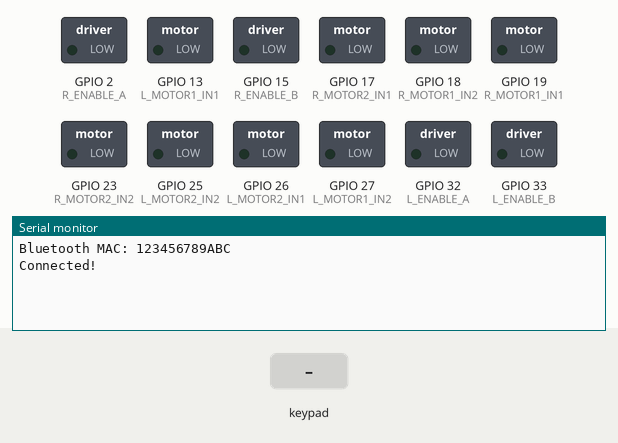
Recording of a sketch running on a simulated ESP32. Shown: switched loads named in the sketch (green lamp = pin HIGH), the last lines printed to the serial monitor. The inputs (shaded band) are chosen by the test bench. Nothing arrives over Bluetooth unless stated.

Above: at 1.7 s.
1.8 s: key 'U' pressed
At 2.6 s:
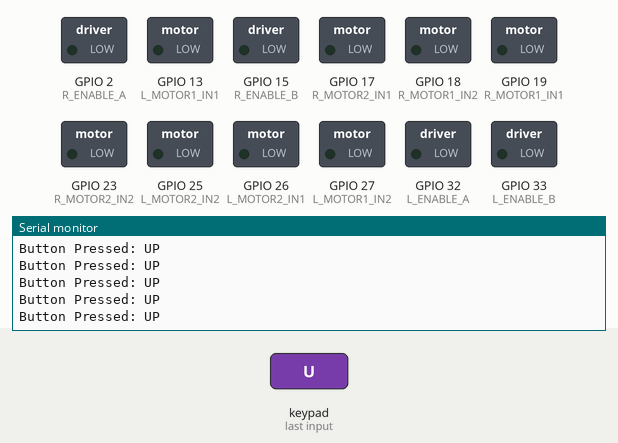
3.3 s: key 'D' pressed
At 4.5 s:
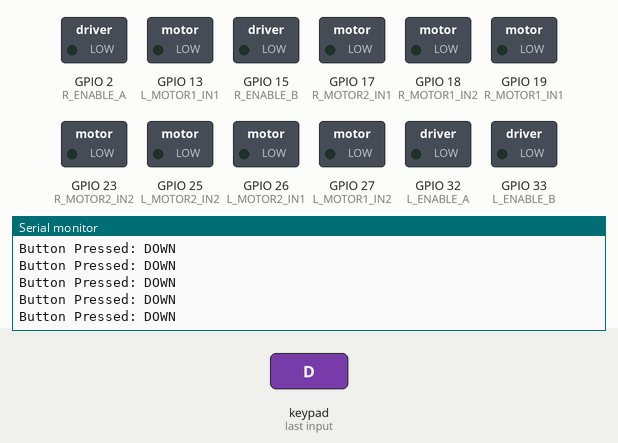
4.8 s: key 'L' pressed
At 6.1 s:
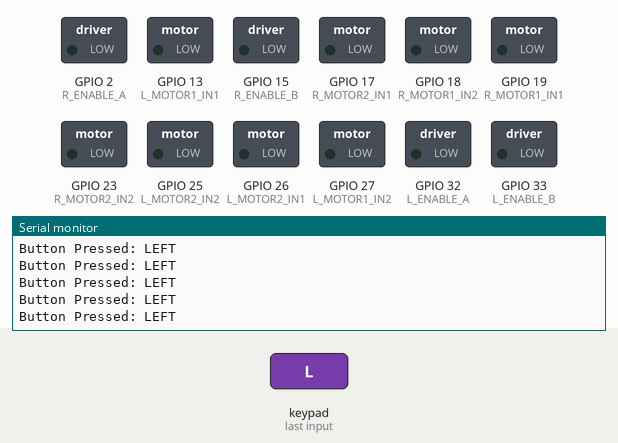

Measured:
- after the input at 1.8 s, the serial monitor: prints a new line at once (image 1)
- after the input at 3.3 s, the serial monitor: prints a new line at once (image 2)
- after the input at 4.8 s, the serial monitor: prints a new line at once (image 3)

The sketch:

SkidSteer_ESP32_L293D.ino
```cpp
/*
Barebones example for L293D skid steer ESP32-Wroom rover.
this code is not compatible with the ESP32_4x4_Rover project.
This was a proof of concept with off the shelf parts; uses different motor driver.
*/

#include <PS4Controller.h>
//#include "esp_bt_device.h"
//ESP32 wroom32 with two L293D motor drivers.
#define DEADZONE 15  // ← change this to widen or shrink the deadzone
/*
       FRONT
 ┌──────────────┐
 │  ◄ L1   R1 ► │
 |              |
 |              |
 │  ◄ L2   R2 ► │
 └──────────────┘
       BACK
*/

// Skid Steer Drive output assignments
#define L_MOTOR1_IN1 13   //(Front Left) M1
#define L_MOTOR1_IN2 27   //(Front Left)
#define L_MOTOR2_IN1 26   //(Rear Left) M2
#define L_MOTOR2_IN2 25   //(Rear Left)
#define L_ENABLE_A 32
#define L_ENABLE_B 33

#define R_MOTOR1_IN1 19    //(Front Right) M3
#define R_MOTOR1_IN2 18   //(Front Right)
#define R_MOTOR2_IN1 17   //(Rear Right) M4
#define R_MOTOR2_IN2 23   //(Rear Right)
#define R_ENABLE_A 2
#define R_ENABLE_B 15

unsigned long lastTimeStamp = 0;
int lastLX = 0, lastLY = 0, lastRX = 0, lastRY = 0;

void setup() {
  Serial.begin(115200);
  delay(500);
  //=========Get Bluetooth mac================

  Serial.print("Bluetooth MAC: ");
  Serial.println(ESP.getEfuseMac(), HEX);

  PS4.begin("8C:28:F6:BF:71:3C"); //change this for your setup!
  PS4.attach(notify);
  PS4.attachOnConnect(onConnect);
  PS4.attachOnDisconnect(onDisConnect);

  pinMode(L_MOTOR1_IN1, OUTPUT);
  pinMode(L_MOTOR1_IN2, OUTPUT);
  pinMode(L_MOTOR2_IN1, OUTPUT);
  pinMode(L_MOTOR2_IN2, OUTPUT);
  pinMode(L_ENABLE_A, OUTPUT);
  pinMode(L_ENABLE_B, OUTPUT);

  pinMode(R_MOTOR1_IN1, OUTPUT);
  pinMode(R_MOTOR1_IN2, OUTPUT);
  pinMode(R_MOTOR2_IN1, OUTPUT);
  pinMode(R_MOTOR2_IN2, OUTPUT);
  pinMode(R_ENABLE_A, OUTPUT);
  pinMode(R_ENABLE_B, OUTPUT);
}

void loop() {
  delay(100);
}

// 🟡 Apply deadzone to joystick input
int applyDeadzone(int value) {
  return (abs(value) < DEADZONE) ? 0 : value;
}

void notify() {
  if (millis() - lastTimeStamp > 50) {
    int lxRaw = PS4.LStickX();
    int lyRaw = PS4.LStickY();
    int rxRaw = PS4.RStickX();
    int ryRaw = PS4.RStickY();

    int lx = applyDeadzone(lxRaw);
    int ly = applyDeadzone(lyRaw);
    int rx = applyDeadzone(rxRaw);
    int ry = applyDeadzone(ryRaw);

    if (lx != lastLX || ly != lastLY || rx != lastRX || ry != lastRY) {
      Serial.println("Joystick Movement:");
      Serial.printf("  LStick: X=%d, Y=%d\n", lx, ly);
      Serial.printf("  RStick: X=%d, Y=%d\n", rx, ry);
      lastLX = lx;
      lastLY = ly;
      lastRX = rx;
      lastRY = ry;
    }

    // Button presses
    if (PS4.Square())    Serial.println("Button Pressed: SQUARE");
    if (PS4.Cross())     Serial.println("Button Pressed: CROSS");
    if (PS4.Circle())    Serial.println("Button Pressed: CIRCLE");
    if (PS4.Triangle())  Serial.println("Button Pressed: TRIANGLE");
    if (PS4.Up())        Serial.println("Button Pressed: UP");
    if (PS4.Down())      Serial.println("Button Pressed: DOWN");
    if (PS4.Left())      Serial.println("Button Pressed: LEFT");
    if (PS4.Right())     Serial.println("Button Pressed: RIGHT");
    if (PS4.L1())        Serial.println("Button Pressed: L1");
    if (PS4.R1())        Serial.println("Button Pressed: R1");
    if (PS4.L2())        Serial.println("Button Pressed: L2");
    if (PS4.R2())        Serial.println("Button Pressed: R2");
    if (PS4.Share())     Serial.println("Button Pressed: SHARE");
    if (PS4.Options())   Serial.println("Button Pressed: OPTIONS");
    if (PS4.PSButton())  Serial.println("Button Pressed: PS");
    if (PS4.Touchpad())  Serial.println("Button Pressed: TOUCHPAD");

    // 🟢 Control motors
    int forward = ly;  // ← Inversion removed here (was: -ly)
    int turn = rx;
    int leftSpeed = constrain(forward + turn, -255, 255);
    int rightSpeed = constrain(forward - turn, -255, 255);

    leftSpeed *= 2;
    rightSpeed *= 2;

    setMotor(L_MOTOR1_IN1, L_MOTOR1_IN2, L_ENABLE_A, leftSpeed);
    setMotor(L_MOTOR2_IN1, L_MOTOR2_IN2, L_ENABLE_B, leftSpeed);
    setMotor(R_MOTOR1_IN1, R_MOTOR1_IN2, R_ENABLE_A, rightSpeed);
    setMotor(R_MOTOR2_IN1, R_MOTOR2_IN2, R_ENABLE_B, rightSpeed);

    lastTimeStamp = millis();
  }
}

void setMotor(int in1, int in2, int pwmPin, int speed) {
  speed = constrain(speed, -255, 255);
  if (speed > 0) {
    digitalWrite(in1, HIGH);
    digitalWrite(in2, LOW);
  } else if (speed < 0) {
    digitalWrite(in1, LOW);
    digitalWrite(in2, HIGH);
  } else {
    digitalWrite(in1, LOW);
    digitalWrite(in2, LOW);
  }
  analogWrite(pwmPin, abs(speed));
}

void onConnect() {
  Serial.println("Connected!");
}

void onDisConnect() {
  Serial.println("Disconnected!");
}
```
